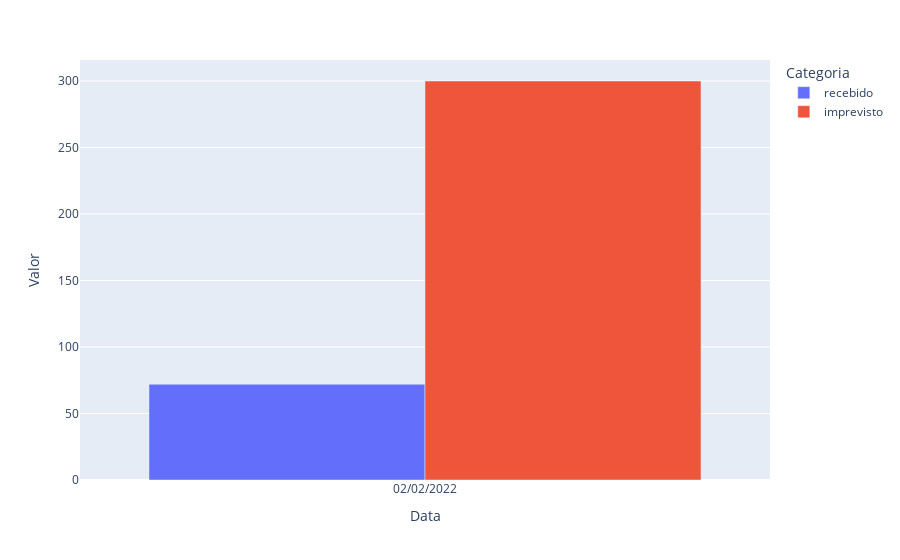

The notebook cell this image was saved under:
### Markdown cell above
### 2 - Gráficos

### Code cell
#Plotando gráfico de barra valor/data
fig = px.bar(co_db, x = co_db["Data"], y = co_db["Valor"], color= co_db["Categoria"] ,barmode="group")
fig.show()

### Figure 1 — Plotly figure (JSON) as saved in the notebook; plotly's stock layout.template omitted (floating-point values rounded to 4 significant figures)
{"data": [{"alignmentgroup": "True", "hovertemplate": "Categoria=recebido<br>Data=%{x}<br>Valor=%{y}<extra></extra>", "legendgroup": "recebido", "marker": {"color": "#636efa", "pattern": {"shape": ""}}, "name": "recebido", "offsetgroup": "recebido", "orientation": "v", "showlegend": true, "textposition": "auto", "type": "bar", "x": ["02/02/2022"], "xaxis": "x", "y": [72], "yaxis": "y"}, {"alignmentgroup": "True", "hovertemplate": "Categoria=imprevisto<br>Data=%{x}<br>Valor=%{y}<extra></extra>", "legendgroup": "imprevisto", "marker": {"color": "#EF553B", "pattern": {"shape": ""}}, "name": "imprevisto", "offsetgroup": "imprevisto", "orientation": "v", "showlegend": true, "textposition": "auto", "type": "bar", "x": ["02/02/2022"], "xaxis": "x", "y": ["300"], "yaxis": "y"}], "layout": {"barmode": "group", "legend": {"title": {"text": "Categoria"}, "tracegroupgap": 0}, "margin": {"t": 60}, "xaxis": {"anchor": "y", "domain": [0, 1], "title": {"text": "Data"}}, "yaxis": {"anchor": "x", "domain": [0, 1], "title": {"text": "Valor"}}}}
